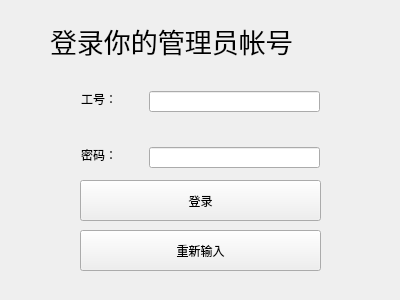
<?xml version="1.0" encoding="UTF-8"?>
<ui version="4.0">
 <class>log_in</class>
 <widget class="QWidget" name="log_in">
  <property name="geometry">
   <rect>
    <x>0</x>
    <y>0</y>
    <width>400</width>
    <height>300</height>
   </rect>
  </property>
  <property name="windowTitle">
   <string>Form</string>
  </property>
  <widget class="QLabel" name="label_5">
   <property name="geometry">
    <rect>
     <x>50</x>
     <y>10</y>
     <width>311</width>
     <height>61</height>
    </rect>
   </property>
   <property name="font">
    <font>
     <pointsize>20</pointsize>
    </font>
   </property>
   <property name="text">
    <string>登录你的管理员帐号</string>
   </property>
  </widget>
  <widget class="QPushButton" name="pushButton_2">
   <property name="geometry">
    <rect>
     <x>80</x>
     <y>230</y>
     <width>241</width>
     <height>41</height>
    </rect>
   </property>
   <property name="text">
    <string>重新输入</string>
   </property>
  </widget>
  <widget class="QLabel" name="label_3">
   <property name="geometry">
    <rect>
     <x>81</x>
     <y>147</y>
     <width>45</width>
     <height>16</height>
    </rect>
   </property>
   <property name="text">
    <string>密码：</string>
   </property>
  </widget>
  <widget class="QLineEdit" name="ID">
   <property name="geometry">
    <rect>
     <x>149</x>
     <y>91</y>
     <width>171</width>
     <height>21</height>
    </rect>
   </property>
   <property name="minimumSize">
    <size>
     <width>171</width>
     <height>21</height>
    </size>
   </property>
  </widget>
  <widget class="QLineEdit" name="PASSWORD">
   <property name="geometry">
    <rect>
     <x>149</x>
     <y>147</y>
     <width>171</width>
     <height>21</height>
    </rect>
   </property>
   <property name="minimumSize">
    <size>
     <width>171</width>
     <height>21</height>
    </size>
   </property>
   <property name="echoMode">
    <enum>QLineEdit::Password</enum>
   </property>
  </widget>
  <widget class="QPushButton" name="pushButton">
   <property name="geometry">
    <rect>
     <x>80</x>
     <y>180</y>
     <width>241</width>
     <height>41</height>
    </rect>
   </property>
   <property name="text">
    <string>登录</string>
   </property>
  </widget>
  <widget class="QLabel" name="label">
   <property name="geometry">
    <rect>
     <x>81</x>
     <y>91</y>
     <width>45</width>
     <height>16</height>
    </rect>
   </property>
   <property name="text">
    <string>工号：</string>
   </property>
  </widget>
 </widget>
 <resources/>
 <connections/>
</ui>
